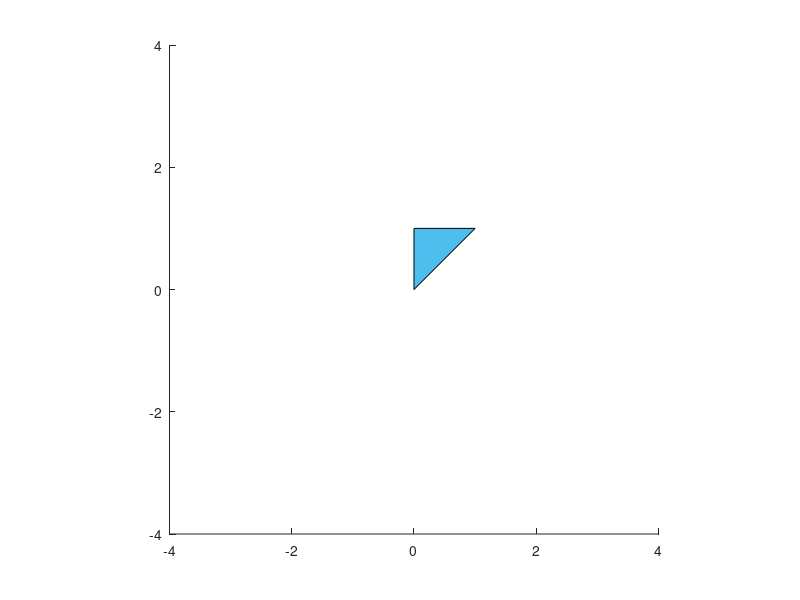

The MATLAB source for this figure: (Note: this script raises an error after producing the figure.)

pts = [4  4 -1 -1  2  2  1  1  0  0  3  3;
       1  3  3 -1 -1  1  1  0  0  2  2  1;
       1  1  1  1  1  1  1  1  1  1  1  1];
   
axis equal
xlim([-4 4])
ylim([-4 4])
h1 = patch('FaceColor',[0.3010 0.7450 0.9330]);
h1.XData = pts(1,:) ./ pts(3,:);
h1.YData = pts(2,:) ./ pts(3,:);

mrot = [cos(pi/5), -sin(pi/5), 0;
        sin(pi/5),  cos(pi/5), 0;
                0,          0, 1];
            
p2 = mrot*pts;

x = p2(1,:) ./ p2(3,:);
y = p2(2,:) ./ p2(3,:);
h2 = patch('FaceColor',[0.9290 0.6940 0.1250]);
h2.XData = x;
h2.YData = y;